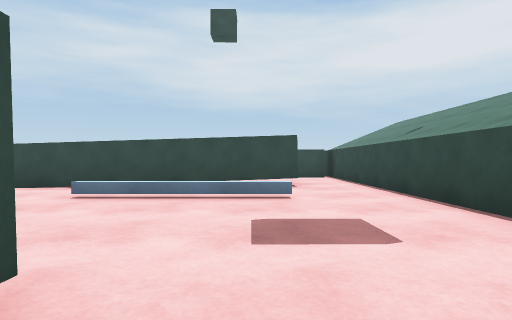
View 1 (above)

21 first-person views from a walk through a scene from a Unity 3-D project. The camera is 0.62 m above the floor, looks level and sees 75° across. The floor is counted in squares, 1 m on a side. Each view is taken from the middle of a square. On the plan, view 1 faces up. The plan holds only what a view shows up to about 10 squares ahead; the rest is blank. The place goes on beyond the plan. The player character is not drawn. Surface patterns are stand-ins for the level's own textures.

View 2
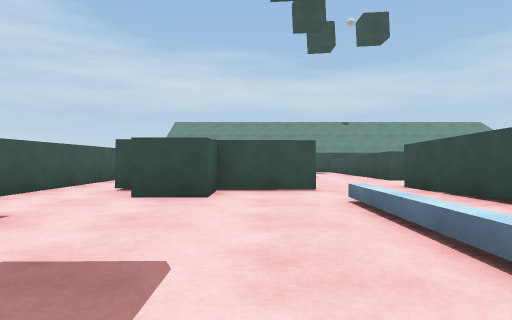

View 3
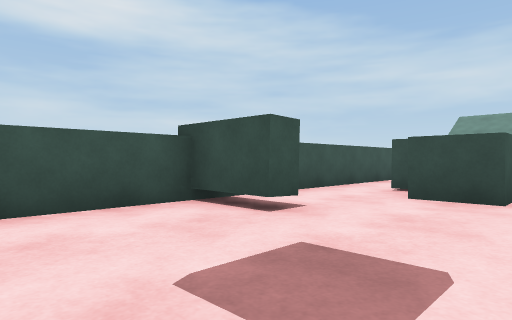

View 4
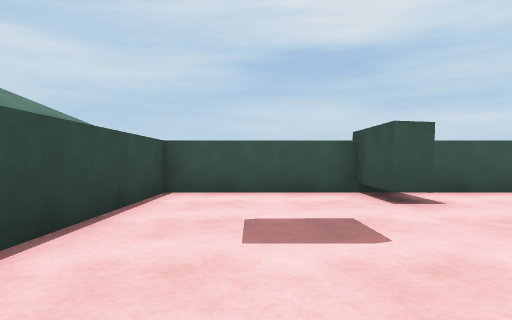

View 5
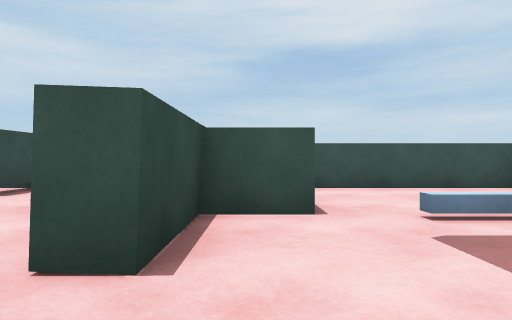

View 6
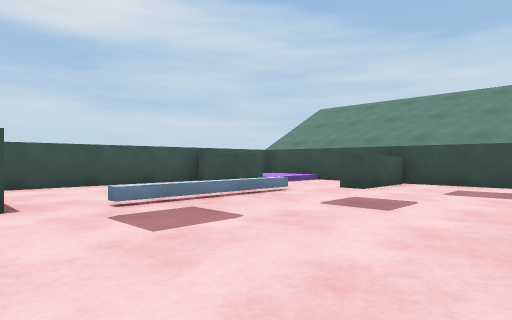

View 7
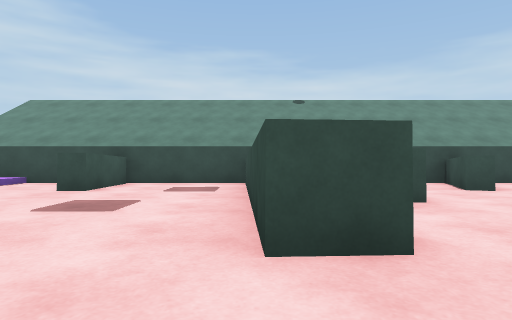

View 8
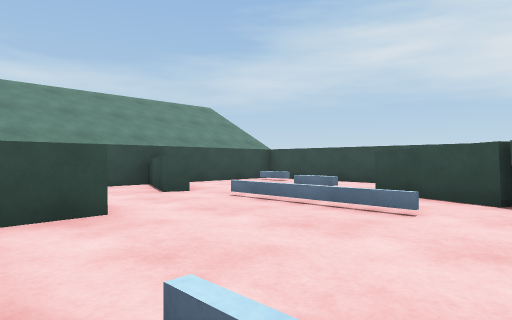

View 9
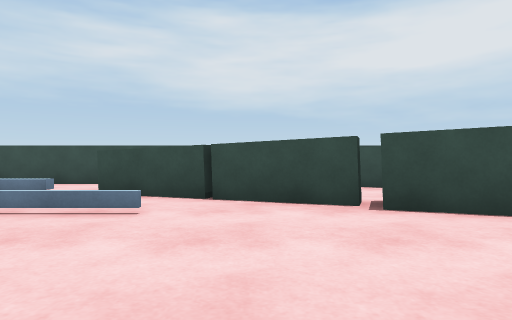

View 10
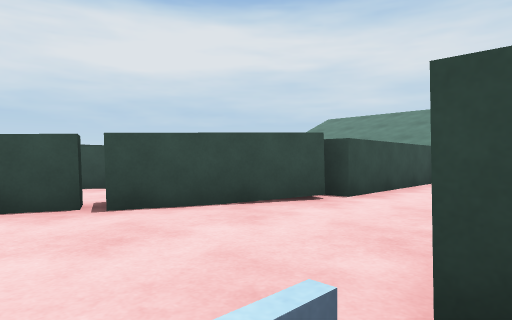

View 11
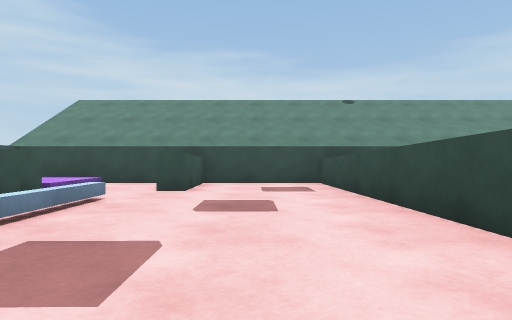

View 12
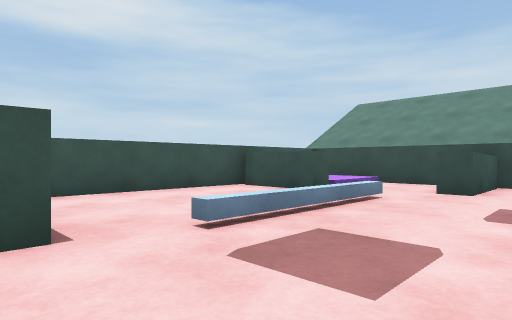

View 13
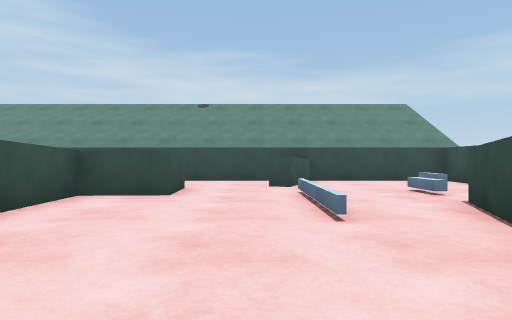

View 14
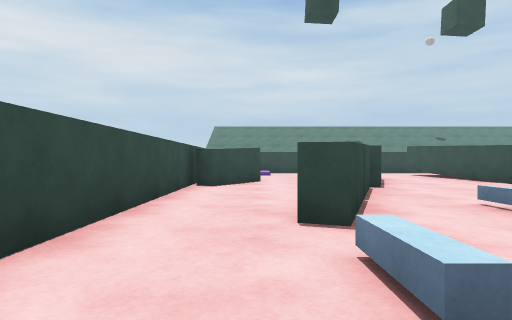

View 15
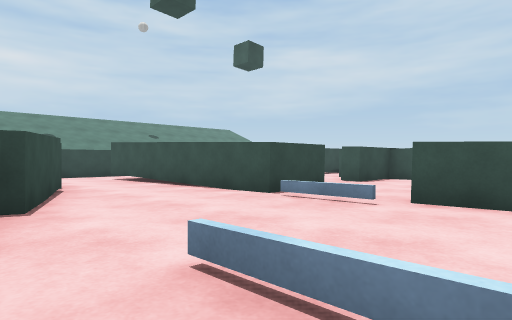

View 16
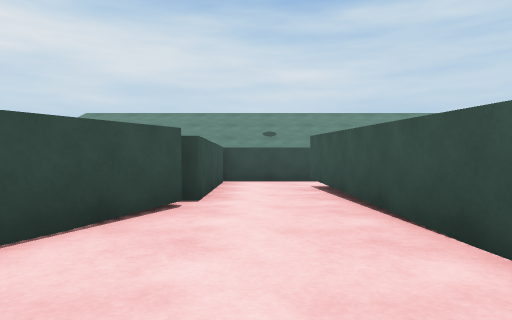

View 17
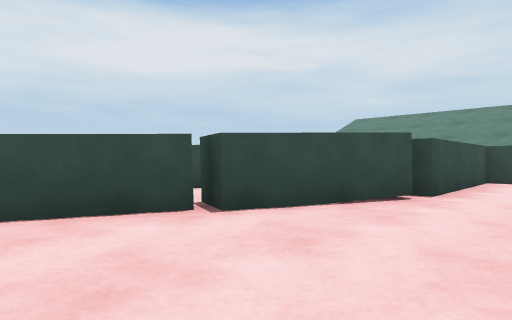

View 18
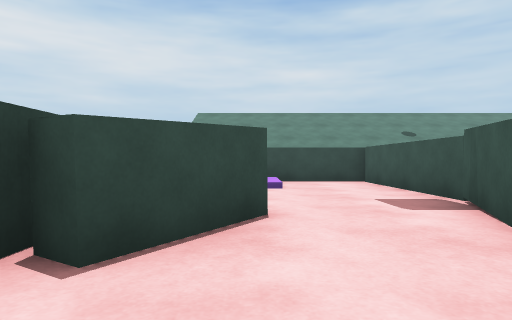

View 19
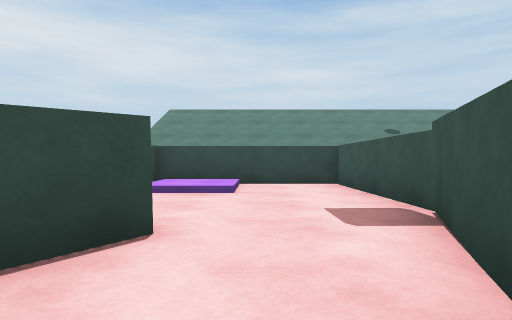

View 20
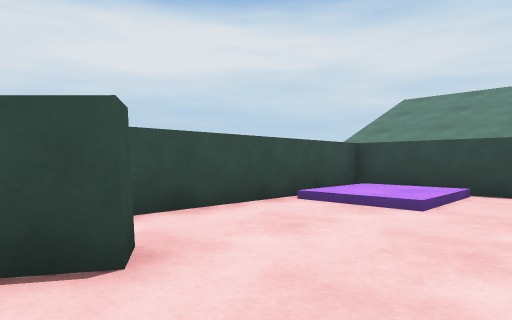

View 21
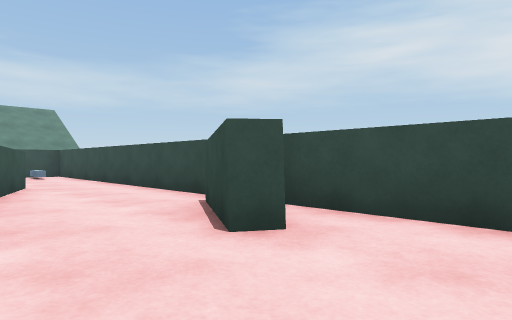

### Floor plan
Key: @ floor where view 1 was taken; # wall or solid block; x gap in a wall; . main floor; : floor 0.15 m higher than the main floor; / step, stairs or slope; = window, fence, low wall or low ledge; ^ raised ledge.
Columns run from 15 left of view 1 to 3 right of it. Each row starts with its distance up from view 1.
 18 ###################
 17 #=........##....::#
 16 #..........##...::#
 15 #...^x##..........#
 14 #......####.......#
 13 #^^.===...#########
 12 #...........#######
 11 #.................#
 10 #..^^...=.........#
  9 #   ^###.########.#
  8 #^^^^###..#######.#
  7 #.............  ..#
  6 #.................#
  5 #.........#.====..#
  4 #^^.......#.......#
  3 #...====.###......#
  2 #//^  ... ##......#
  1 #::#..........#...#
  0 #//#..........#@..#
 -1    ################

Positions as (right, up) in squares from view 1, and headings:
1: (0, 0), facing up
2: (2, 4), facing left
3: (2, 4), facing down-left
4: (1, 6), facing down
5: (-6, 7), facing down
6: (-6, 8), facing down-left
7: (-6, 8), facing left
8: (-7, 9), facing up-left
9: (-7, 9), facing up
10: (-7, 9), facing up-right
11: (-6, 6), facing left
12: (-6, 6), facing down-left
13: (-5, 12), facing left
14: (-13, 16), facing right
15: (-10, 14), facing down-right
16: (-7, 11), facing right
17: (-8, 10), facing up-right
18: (-7, 16), facing right
19: (-6, 15), facing right
20: (-4, 14), facing up-right
21: (-1, 14), facing up-left
